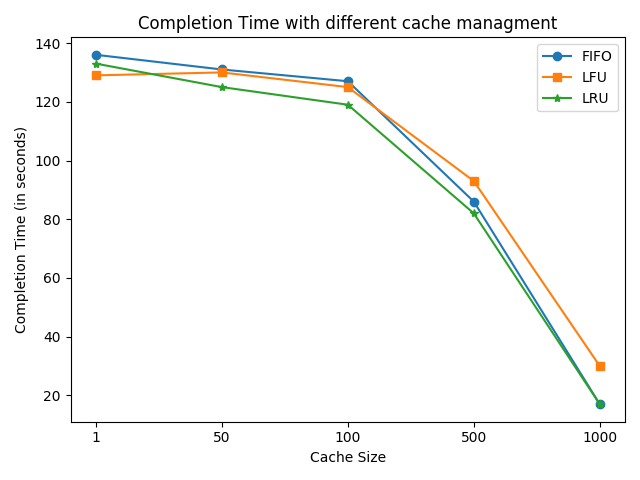

The Python source for this figure:
import matplotlib.pyplot as plt
import numpy as np
import sys

FIFO = [136, 131, 127, 86, 17]
LFU = [129, 130, 125, 93, 30]
LRU = [133, 125, 119, 82, 17]

x = np.arange(5)

my_xticks = [1, 50, 100, 500, 1000]
# my_yticks = y
plt.xticks(x, my_xticks)
# plt.yticks(y, my_yticks)

plt.plot(x, FIFO, marker="o")
plt.plot(x, LFU, marker="s")
plt.plot(x, LRU, marker="*")


plt.xlabel('Cache Size')
plt.ylabel('Completion Time (in seconds)')

plt.title('Completion Time with different cache managment')
plt.tight_layout()

plt.legend(['FIFO', 'LFU', 'LRU'])

plt.savefig("Cache")